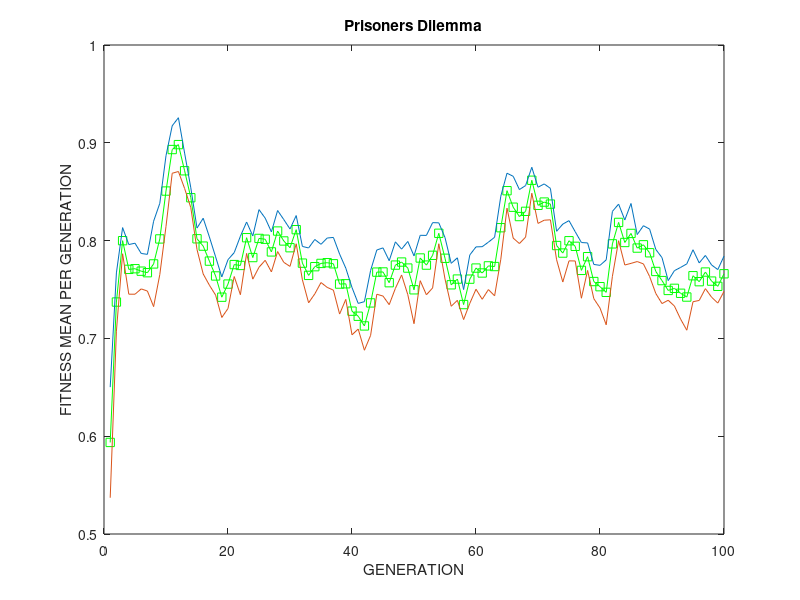

Here is the MATLAB script that generated this plot:
x=1:1:100;
y=[0.59363 0.737185 0.799926 0.770593 0.771259 0.768741 0.767185 0.776148 0.801704 0.850667 0.893111 0.898148 0.871407 0.843852 0.801852 0.79437 0.779037 0.763852 0.742148 0.755556 0.775481 0.774593 0.802963 0.782667 0.802222 0.801407 0.788444 0.809778 0.79963 0.792741 0.811185 0.776963 0.764444 0.773333 0.776667 0.777407 0.776296 0.755556 0.755852 0.727852 0.722667 0.712741 0.736296 0.767778 0.767926 0.756963 0.774963 0.778074 0.771926 0.749704 0.782222 0.774963 0.784963 0.807481 0.781926 0.754815 0.760667 0.734593 0.760593 0.771926 0.766889 0.774148 0.773481 0.813185 0.851037 0.834148 0.824593 0.829926 0.861704 0.836074 0.839407 0.837333 0.794963 0.787259 0.799852 0.794148 0.769556 0.783556 0.758148 0.752889 0.747111 0.796667 0.818593 0.798074 0.807333 0.79237 0.795704 0.787556 0.768444 0.759111 0.749037 0.751185 0.746148 0.742296 0.764074 0.758 0.767852 0.758593 0.753259 0.766074 ];
wup=[0.650187 0.766961 0.813292 0.795978 0.797327 0.786852 0.785941 0.819798 0.838128 0.886836 0.917375 0.925637 0.889494 0.853973 0.812799 0.822865 0.803686 0.783424 0.762891 0.78053 0.787702 0.80449 0.81903 0.804739 0.831673 0.822965 0.808923 0.830761 0.821494 0.811856 0.825601 0.794035 0.792484 0.801151 0.796205 0.802647 0.803252 0.786218 0.771793 0.752031 0.735778 0.737573 0.769477 0.790382 0.792561 0.779431 0.798728 0.791289 0.799121 0.784364 0.805424 0.805312 0.818356 0.818181 0.803098 0.776761 0.782397 0.749933 0.785336 0.793573 0.793773 0.798395 0.803423 0.845417 0.868907 0.865751 0.852186 0.856275 0.874974 0.854575 0.85795 0.853416 0.80953 0.816877 0.820419 0.809103 0.798027 0.797633 0.775632 0.7747 0.780308 0.829843 0.837307 0.821093 0.837953 0.806155 0.815218 0.811799 0.790966 0.782599 0.759058 0.76927 0.772578 0.776204 0.790638 0.777182 0.784816 0.775066 0.770386 0.784085 ];
wdown=[0.537072 0.707409 0.78656 0.745207 0.745191 0.750629 0.748429 0.732498 0.765279 0.814497 0.868847 0.870659 0.85332 0.833731 0.790905 0.765876 0.754388 0.74428 0.721405 0.730581 0.763261 0.744696 0.786896 0.760594 0.772771 0.77985 0.767966 0.788794 0.777766 0.773626 0.796769 0.759891 0.736405 0.745516 0.757128 0.752168 0.74934 0.724893 0.73991 0.703673 0.709555 0.687908 0.703116 0.745173 0.743291 0.734495 0.751197 0.764859 0.744731 0.715043 0.75902 0.744614 0.75157 0.796782 0.760754 0.732869 0.738936 0.719252 0.735849 0.750279 0.740005 0.749901 0.74354 0.780953 0.833167 0.802546 0.796999 0.803577 0.848433 0.817574 0.820865 0.821251 0.780396 0.757642 0.779284 0.779193 0.741084 0.769478 0.740664 0.731078 0.713914 0.76349 0.799878 0.775055 0.776714 0.778586 0.77619 0.763313 0.745923 0.735624 0.739016 0.733101 0.719718 0.708388 0.73751 0.738818 0.750888 0.742119 0.736132 0.748063 ];
plot(x,y,'-gs',x,wup,x,wdown);
title('Prisoners Dilemma');
xlabel('GENERATION');
ylabel('FITNESS MEAN PER GENERATION');
